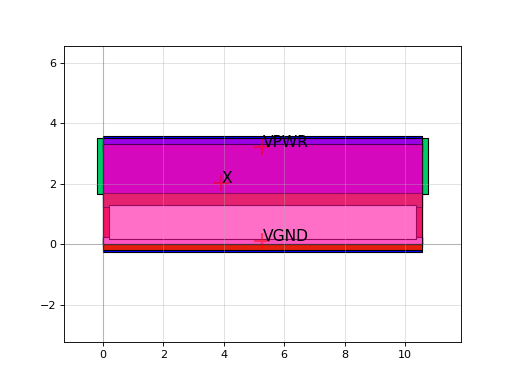

The script that drew this image:
import sky130

c = sky130.components.sky130_fd_sc_hs__buf_16()
c.plot()
